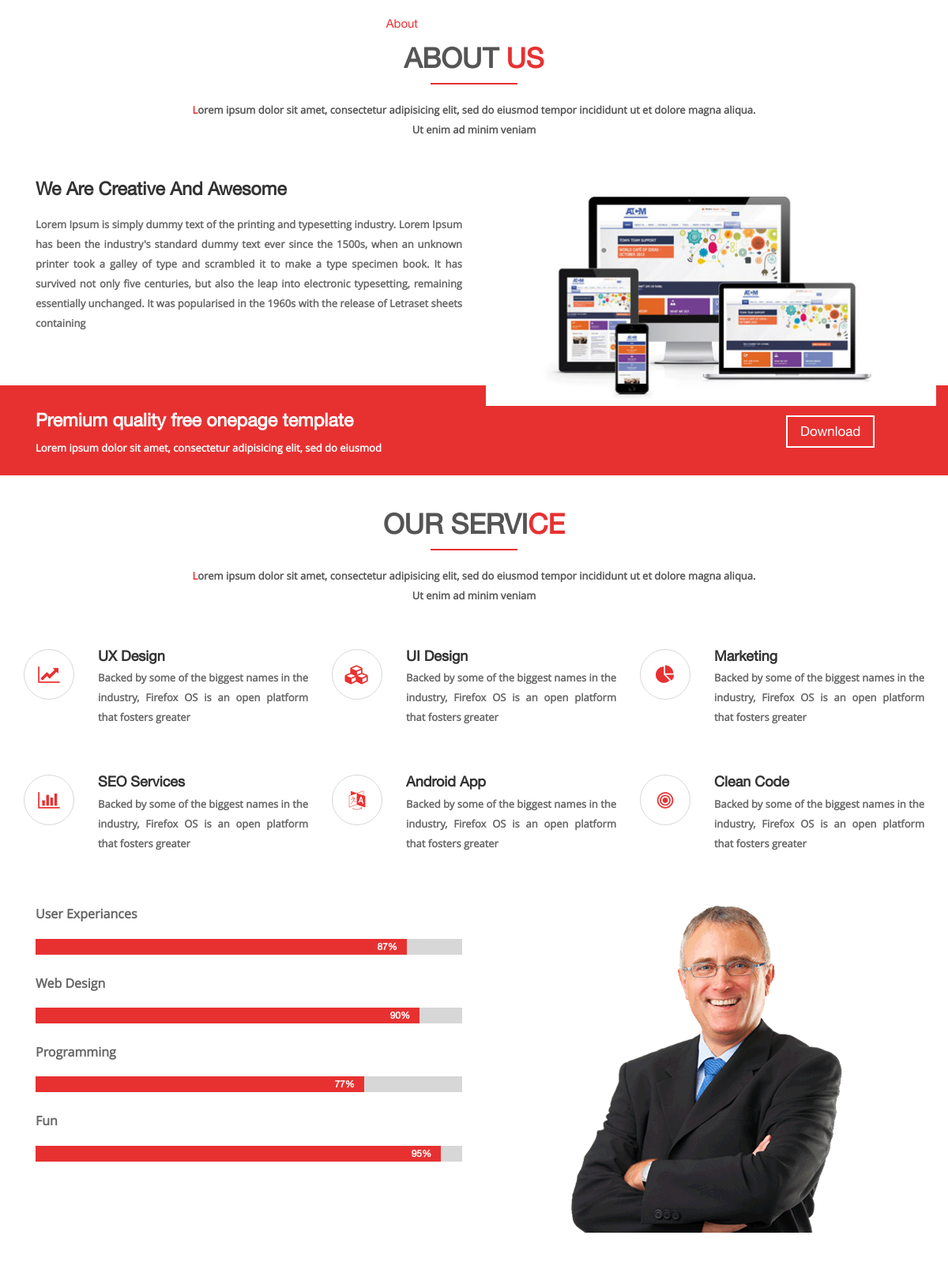
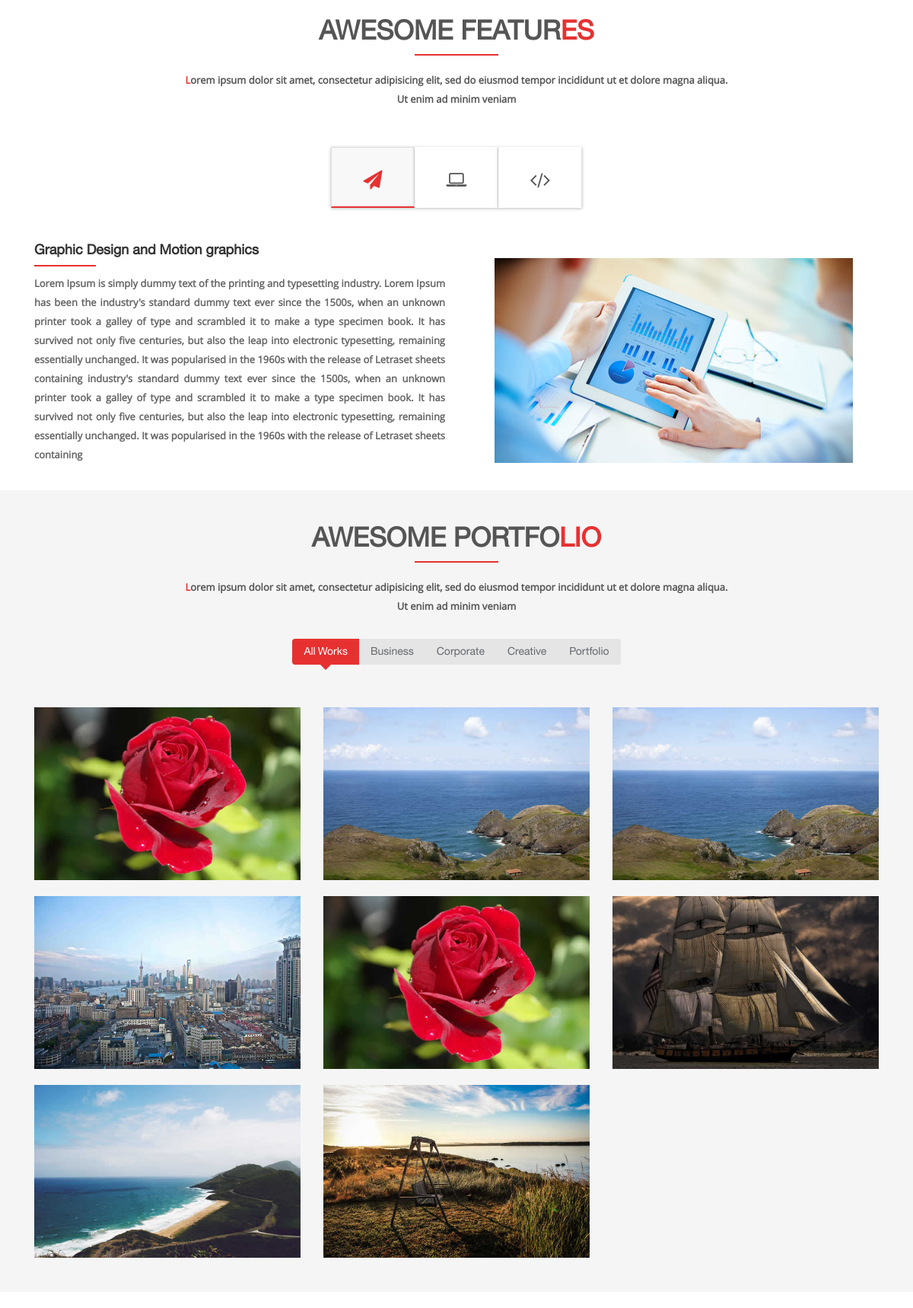
The page / (upper part) on the database its author committed (2 pictures, top to bottom).
### tables this page shows
CREATE TABLE `site_information` (
  `id` int(11) NOT NULL,
  `site_description` text NOT NULL,
  `site_keywords` text NOT NULL,
  `site_logo` varchar(255) DEFAULT NULL,
  `site_icon` varchar(255) DEFAULT NULL,
  `created_at` datetime NOT NULL DEFAULT current_timestamp(),
  `updated_at` datetime NOT NULL DEFAULT current_timestamp() ON UPDATE current_timestamp()
);

CREATE TABLE `about_section` (
  `id` int(11) NOT NULL,
  `about_heading` varchar(255) NOT NULL,
  `about_desc` text NOT NULL,
  `about_feature_image` varchar(255) NOT NULL,
  `status` tinyint(1) NOT NULL DEFAULT 1,
  `user_id` int(11) NOT NULL,
  `created_at` datetime NOT NULL DEFAULT current_timestamp(),
  `updated_at` datetime NOT NULL DEFAULT current_timestamp() ON UPDATE current_timestamp()
);

CREATE TABLE `services` (
  `id` int(11) NOT NULL,
  `icon` varchar(255) NOT NULL,
  `title` varchar(255) NOT NULL,
  `description` text NOT NULL,
  `user_id` int(11) NOT NULL,
  `status` tinyint(1) NOT NULL DEFAULT 1,
  `created_at` datetime NOT NULL DEFAULT current_timestamp(),
  `updated_at` datetime NOT NULL DEFAULT current_timestamp() ON UPDATE current_timestamp()
);

CREATE TABLE `services_experience` (
  `id` int(11) NOT NULL,
  `exp_title` varchar(255) NOT NULL,
  `exp_ratio` int(11) NOT NULL,
  `user_id` int(11) NOT NULL,
  `status` tinyint(1) NOT NULL DEFAULT 1
);

CREATE TABLE `feature_images` (
  `id` int(11) NOT NULL,
  `section_name` varchar(255) NOT NULL,
  `f_image` varchar(255) NOT NULL,
  `status` tinyint(1) NOT NULL DEFAULT 0
);

CREATE TABLE `feature_section` (
  `id` int(11) NOT NULL,
  `feature_category` varchar(255) NOT NULL,
  `feature_description` text NOT NULL,
  `feature_tab_icons` varchar(255) NOT NULL,
  `status` tinyint(1) NOT NULL DEFAULT 1,
  `feature_image` varchar(255) NOT NULL,
  `user_id` int(11) NOT NULL,
  `created_at` datetime NOT NULL DEFAULT current_timestamp(),
  `updated_at` datetime NOT NULL DEFAULT current_timestamp() ON UPDATE current_timestamp()
);

CREATE TABLE `portfolio_section` (
  `id` int(11) NOT NULL,
  `portfolio_category` varchar(255) NOT NULL,
  `portfolio_image` varchar(255) NOT NULL,
  `title` varchar(255) NOT NULL,
  `short_desc` text NOT NULL,
  `status` tinyint(1) NOT NULL DEFAULT 1,
  `user_id` int(11) NOT NULL,
  `created_at` datetime NOT NULL DEFAULT current_timestamp(),
  `updated_at` datetime NOT NULL DEFAULT current_timestamp() ON UPDATE current_timestamp()
);

### index.php (called while the page is built, shortened)
<?php require 'includes/header.php'; ?>
<?php require 'includes/about.php'; ?>
<?php require 'includes/cta.php'; ?>
<?php require 'includes/service.php'; ?>
<?php require 'includes/features.php'; ?>
<?php require 'includes/portfolio.php'; ?>
<?php require 'includes/team.php'; ?>
<?php require 'includes/footer.php'; ?>

### configs/functions.php (called while the page is built, shortened)
<?php
function getSiteInfo(){
    global $con;
    $result = mysqli_query($con, "SELECT * FROM `site_information`");
    return mysqli_fetch_assoc($result);
}

### configs/aboutFunction.php (called while the page is built, shortened)
<?php
function getAboutSection(){
    global $con;
    $query = mysqli_query($con, "SELECT * FROM `about_section`");
    if(mysqli_num_rows($query) > 0){
        $result = mysqli_fetch_assoc($query);
        return $result;
    }else {
        return false;
    }
}

### configs/serviceFunction.php (called while the page is built, shortened)
<?php
function getActiveServie(){
    global $con;
    $query = "SELECT * FROM `services` WHERE `status` = 1 LIMIT 6";
    $excute = mysqli_query($con, $query);
    return $excute;
}
function getActiveExp(){
    global $con;
    $query = "SELECT * FROM `services_experience` WHERE `status` = 1";
    $excute = mysqli_query($con, $query);
    return $excute;
}
function getSectionFeatireImage($section){
    global $con;
    $result = mysqli_query($con, "SELECT * FROM `feature_images` WHERE `section_name` = '$section'");
    return $result;
}

### configs/featureFunction.php (called while the page is built, shortened)
<?php
function getFeatureData(){
    global $con;
    $query = mysqli_query($con, "SELECT * FROM `feature_section` WHERE `status`= 1");
     return $query;
}
function getFeatureTabClass(){
    global $con;
    $query = mysqli_query($con, "SELECT `id`,`feature_tab_icons` FROM `feature_section` WHERE `status`= 1");
     return $query;
}

### configs/portfolioFunction.php (called while the page is built, shortened)
<?php
function getActivePortfolio(){
    global $con;
    $result = mysqli_query($con, "SELECT * FROM `portfolio_section` WHERE `status` = 1 ORDER BY `created_at` DESC LIMIT 9");
    return $result;
}
function getActivePortfolioCategories(){
    global $con;
    $result = mysqli_query($con, "SELECT * FROM `portfolio_section` WHERE `status` = 1 GROUP BY `portfolio_category`");
    return $result;
}

### includes/portfolio.php (the view, shortened to what this page needs)
<?php
if(mysqli_num_rows(getActivePortfolio()) > 0){
?>
<section id="portfolio">
  <div class="container">
    <div class="col-md-8 col-md-offset-2">
      <div class="heading">
        <h2>AWESOME PORTFO<span>lio</span></h2>
        <div class="line"></div>
        <p><span><strong>L</strong></span>orem ipsum dolor sit amet, consectetur adipisicing elit, sed do eiusmod tempor incididunt ut
          et dolore magna aliqua. Ut enim ad minim veniam</p>
      </div>
    </div>
    <div class="text-center">
      <ul class="portfolio-filter">
        <li><a class="active" href="#" data-filter="*">All Works</a></li>
        <?php
          $getPortfolioCategories = getActivePortfolioCategories();
          foreach($getPortfolioCategories as $p){
        ?>
        <li><a href="#" data-filter=".<?= strtolower($p['portfolio_category']); ?>"><?= ucwords($p['portfolio_category']) ?></a></li>
        <?php } ?>
      </ul>
    </div>
    <div class="portfolio-items">
        <?php
          $getp = getActivePortfolio();
          foreach($getp as $portfolio){
        ?>
      <div class="col-md-4 col-sm-6 col-xs-12 portfolio-item <?= strtolower($portfolio['portfolio_category']) ?>">
        <div class="portfolio-item-inner"> <img class="img-responsive" src="./admin/uploads/portfolio/<?= $portfolio['portfolio_image'] ?>" alt="">
        </div>
      </div>
      <?php } ?>
    </div>
  </div>
</section>
<?php } else { echo ""; }?>

### includes/header.php (shortened to what this page needs)
<!DOCTYPE html>
<?php
$site_info = getSiteInfo();
?>
<html lang="en">
<head>
<link rel="stylesheet" type="text/css" href="<?php echo SITE_ASSETS.'css/bootstrap.css'; ?>">
<link rel="stylesheet" type="text/css" href="<?php echo SITE_ASSETS.'css/style.css'; ?>">
<link rel="stylesheet" type="text/css" href="<?php echo SITE_ASSETS.'css/responsive.css'; ?>">
<link rel="stylesheet" type="text/css" href="<?php echo SITE_ASSETS.'css/animate.css'; ?>">
<link rel="stylesheet" type="text/css" href="<?php echo SITE_ASSETS.'css/prettyPhoto.css'; ?>">
<link rel="stylesheet" type="text/css" href="<?php echo SITE_ASSETS.'css/font-awesome.css'; ?>">
<link rel="stylesheet" type="text/css" href="<?php echo SITE_ASSETS.'css/owl.carousel.css'; ?>">
<link rel="stylesheet" type="text/css" href="<?php echo SITE_ASSETS.'css/owl.theme.css'; ?>">
<link rel="stylesheet" type="text/css" href="<?php echo SITE_ASSETS.'css/owl.transitions.css'; ?>">
</head>
<body data-spy="scroll" data-target=".navbar-default" data-offset="100">
<header id="menu">
  <div class="navbar navbar-default navbar-fixed-top">
    <div class="container">
      <div class="container-fluid">
        <div class="navbar-header">
          <a class="navbar-brand" href="#menu">
            <?php if($site_info['site_logo']){ ?>
              <img src="./admin/uploads/sites/<?= $site_info['site_logo']; ?>" alt="">
            <?php } else { ?>
                <h3>Cosmix</h3>
            <?php } ?>
          </a> </div>
        <div class="collapse navbar-collapse" id="bs-example-navbar-collapse-1">
          <ul class="nav navbar-nav">
            <li class="active"><a class="scroll" href="#menu">Home</a></li>
            <li><a class="scroll" href="#about">About</a></li>
            <li><a class="scroll" href="#service">Service</a></li>
            <li><a class="scroll" href="#features">Features</a></li>
            <li><a class="scroll" href="#portfolio">Portfolio</a></li>
            <li><a class="scroll" href="#team">Team</a></li>
            <li><a class="scroll" href="#testimonials">Testimonial</a></li>
            <li><a class="scroll" href="#contact">Contact</a></li>
          </ul>
        </div>
      </div>
    </div>
  </div>
</header>

### includes/about.php
<?php
    $getData = getAboutSection();
    if($getData > 0){
    ?>
<section id="about">
  <div class="container">
    <div class="col-md-8 col-md-offset-2">
      <div class="heading">
        <h2>ABOUT <span>US</span></h2>
        <div class="line"></div>
        <p><span><strong>L</strong></span>orem ipsum dolor sit amet, consectetur adipisicing elit, sed do eiusmod tempor incididunt ut
          et dolore magna aliqua. Ut enim ad minim veniam</p>
      </div>
    </div>
    <div class="row">
      <div class="col-md-12 ab-sec">
        <div class="col-md-6">
          <h3 class="wow fadeInDown" data-wow-duration="1000ms" data-wow-delay="300ms"><?= $getData['about_heading'] ?></h3>
          <p><?= $getData['about_desc'] ?> </p>
        </div>
        <div class="col-md-6 ab-sec-img wow fadeInUp" data-wow-duration="1000ms" data-wow-delay="300ms">
          <?php if($getData['about_feature_image']) { ?>
            <img src="./admin/uploads/about/<?= $getData['about_feature_image']; ?>" alt="">
          <?php } ?>
         </div>
      </div>
    </div>
  </div>
</section>
<?php } else { echo ""; } ?>

### includes/service.php
<?php
$get_services = getActiveServie();
if(mysqli_num_rows($get_services) > 0){
?>
<section id="service">
  <div class="container">
    <div class="col-md-8 col-md-offset-2">
      <div class="heading">
        <h2>OUR SERVI<span>CE</span></h2>
        <div class="line"></div>
        <p><span><strong>L</strong></span>orem ipsum dolor sit amet, consectetur adipisicing elit, sed do eiusmod tempor incididunt ut
          et dolore magna aliqua. Ut enim ad minim veniam</p>
      </div>
    </div>
    <div class="row">
      <div class="features-sec">
        <?php
          foreach($get_services as $service){
        ?>
        <div class="col-md-4 col-sm-6 col-xs-6 wow fadeInUp" data-wow-duration="300ms" data-wow-delay="0ms">
          <div class="media service-box">
            <div class="pull-left"> <i class="<?= $service['icon']; ?>"></i> </div>
            <div class="media-body">
              <h5 class="media-heading"><?= $service['title']; ?></h5>
              <p><?= $service['description']; ?></p>
            </div>
          </div>
        </div>
        <?php } ?>
      </div>
    </div>
    <?php
     $getExp = getActiveExp();
      if(mysqli_num_rows($getExp) > 0){
    ?>
    <div class="experience">
      <div class="col-sm-6 col-xs-12">
        <div class="our-skills wow fadeInLeft" data-wow-duration="1000ms" data-wow-delay="300ms">
          <?php foreach($getExp as $experience){ ?>
          <div class="single-skill wow fadeInLeft" data-wow-duration="1000ms" data-wow-delay="300ms">
            <p class="lead"><?= $experience['exp_title']; ?></p>
            <div class="progress">
              <div class="progress-bar six-sec-ease-in-out" role="progressbar" aria-valuenow="0" aria-valuemin="0" aria-valuemax="<?= $experience['exp_ratio']; ?>" style="width: <?= $experience['exp_ratio']; ?>%;"> <?= $experience['exp_ratio']; ?>% </div>
            </div>
          </div>
          <?php } ?>
        </div>
      </div>
      <?php
      $get_section_feature_image = getSectionFeatireImage('experience');
      $fetch = mysqli_fetch_assoc($get_section_feature_image);
      ?>
      <div class="col-sm-6  wow fadeInUp" data-wow-duration="1000ms" data-wow-delay="600ms">
        <?php if($fetch['f_image']){ ?>
          <img src="./admin/uploads/experience/<?= $fetch['f_image']; ?>" class="img-responsive" alt="">
        <?php } ?>
       </div>
    </div>
    <?php } ?>
  </div>
</section>
<?php }else { echo ""; } ?>

### includes/features.php (shortened to what this page needs)
<?php
$getfeature = getFeatureData();
if(mysqli_num_rows($getfeature) > 0){
?>
<section id="features">
  <div class="container">
    <div class="col-md-8 col-md-offset-2">
      <div class="heading">
        <h2>AWESOME FEATUR<span>ES</span></h2>
        <div class="line"></div>
        <p><span><strong>L</strong></span>orem ipsum dolor sit amet, consectetur adipisicing elit, sed do eiusmod tempor incididunt ut
          et dolore magna aliqua. Ut enim ad minim veniam</p>
      </div>
    </div>
    <?php
      $checkUl = getFeatureTabClass();
      if(mysqli_num_rows($checkUl)){ ?>
        <ul class="nav nav-tabs" role="tablist">
          <?php foreach($checkUl as $key=>$d){
              $active = $key;
            ?>
          <li role="presentation" class="<?php if($active == 0) echo 'active'; ?>"><a href="#id_<?= $d['id']; ?>" role="tab" data-toggle="tab"><i class="<?= $d['feature_tab_icons']; ?>"></i></a></li>
          <?php } ?>
        </ul>
    <?php } else { echo " "; } ?>
    <div class="tab-content">
      <?php foreach($getfeature as $key=>$feature){ $activeTab = $key; ?>
      <div role="tabpanel" class="tab-pane fade <?php if($activeTab == 0) echo 'in active'; ?> feat-sec" id="id_<?= $feature['id']; ?>">
        <div class="col-md-6 tab">
          <h5><?= $feature['feature_category']; ?></h5>
          <div class="line"></div>
          <div class="clearfix"></div>
          <p class="feat-sec">
            <?= $feature['feature_description']; ?>
          </p>
        </div>
        <div class="col-md-6 tab-img"><img src="./admin/uploads/features/<?= $feature['feature_image'] ?>" class="img-responsive" alt=""></div>
      </div>
      <?php } ?>
    </div>
  </div>
</section>
<?php }else { echo ""; } ?>

### site_assets/css/responsive.css (style rules this page uses)
@media all and (min-width: 993px) and (max-width: 1200px) { .ab-sec-img img { width:100%; position:absolute; top:22px; } }

### rows shown on the page
site_information: site_logo (picture)
about_section: about_heading "We Are Creative And Awesome", about_desc "Lorem Ipsum is simply dummy text of the printing and typesetting industry. Lorem Ipsum has been the industry's standard dummy text ever since the 1500s, when an unknown printer took a galley of type and scrambled it to make a type specimen book. It has survived not only five centuries, but also the leap into electronic typesetting, remaining essentially unchanged. It was popularised in the 1960s with the release of Letraset sheets containing", about_feature_image (picture)
services: title "UX Design", description "Backed by some of the biggest names in the industry, Firefox OS is an open platform that fosters greater"
services: title "UI Design", description "Backed by some of the biggest names in the industry, Firefox OS is an open platform that fosters greater"
services: title "Marketing", description "Backed by some of the biggest names in the industry, Firefox OS is an open platform that fosters greater"
services: title "SEO Services", description "Backed by some of the biggest names in the industry, Firefox OS is an open platform that fosters greater"
services: title "Android App", description "Backed by some of the biggest names in the industry, Firefox OS is an open platform that fosters greater"
services: title "Clean Code", description "Backed by some of the biggest names in the industry, Firefox OS is an open platform that fosters greater"
services_experience: exp_title "User Experiances", exp_ratio "87"
services_experience: exp_title "Web Design", exp_ratio "90"
services_experience: exp_title "Programming", exp_ratio "77"
services_experience: exp_title "Fun", exp_ratio "95"
feature_images: f_image (picture)
feature_section: feature_category "Graphic Design and Motion graphics", feature_description "Lorem Ipsum is simply dummy text of the printing and typesetting industry. Lorem Ipsum has been the industry's standard dummy text ever since the 1500s, when an unknown printer took a galley of type and scrambled it to make a type specimen book. It has survived not only five centuries, but also the leap into electronic typesetting, remaining essentially unchanged. It was popularised in the 1960s with the release of Letraset sheets containing industry's standard dummy text ever since the 1500s, when an unknown printer took a galley of type and scrambled it to make a type specimen book. It has survived not only five centuries, but also the leap into electronic typesetting, remaining…", feature_image (picture)
portfolio_section: portfolio_category "Business", portfolio_image (picture)
portfolio_section: portfolio_category "Corporate", portfolio_image (picture)
portfolio_section: portfolio_category "Creative", portfolio_image (picture)
portfolio_section: portfolio_category "Portfolio", portfolio_image (picture)
portfolio_section: portfolio_image (picture)
portfolio_section: portfolio_image (picture)
portfolio_section: portfolio_image (picture)
portfolio_section: portfolio_image (picture)
